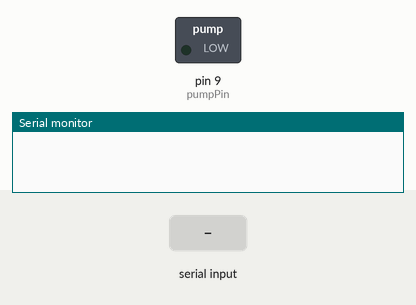
This sketch was run on a simulated Arduino Uno, built with avr-gcc and run on an emulated ATmega328P. Shown: switched loads named in the sketch (green lamp = pin HIGH), the last lines printed to the serial monitor. The inputs (shaded band) are chosen by the test bench.

Above: at 0.1 s.
At 16.5 s:
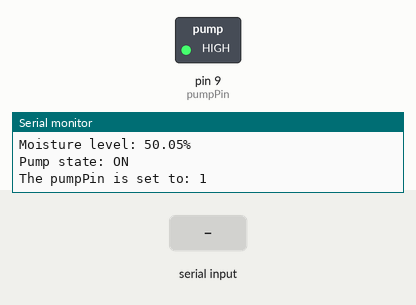
16.6 s: "busy 1\n" received over the second serial link
Timing chart, 0 to 19.6 s (numbered marks = the images above; inputs shaded):
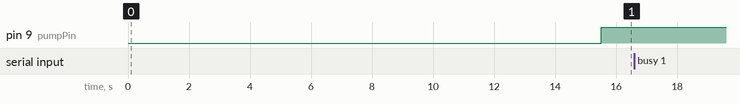

The sketch:

SoilMoistureControl.ino
```cpp
/**
  Name: moisture_controlled_motor_slave
  Purpose: measures the water moisture content in the plant soil and activates a pump when the moisture is below a MOISTURE_SETPOINT value.
  Send the values to the master and receive instructions
  @author: Enrico Ghidoni
  @version: 1.0 23/04/20
*/

// Libraries =========================================================================================|
#include <SoftwareSerial.h>       // To interface with the LoRa device

// Variables =========================================================================================|
// Pump
const int pumpPin = 9;                // Pin to activate the motor
int pumpState = 0;                // Represent whether the pump is on or off
int activatePump = 0;             // Boolean to activate the pumo from the master

// Moisture sensor
const int moisturePin = A0;               // Pin for the moisture sensor
const int maximumMoistureValue = 1023;    // Maximum value measurable by the moisture sensor
const int moistureSetpoint = 800;          // Moisture setpoint to activate the pump
float moistureRead;                       // Reading from the moisture sensor [0-maximumMoistureValue]
float moistureValue;                      // Moisture value normalized from the moisture sensor [%]

// LoRa device
#define LORA_PINTX 3          // Connected to the lora RX (D6 in the ESP, change it if you use arduino)
#define LORA_PINRX 2          // Connected to the lora TX (D5), was 14 in Marco's sketch
const int FREQ_1 = 863000000;  // Radio frequency for data transmission [Hz] for the 3 blocks
const int FREQ_2 = 864000000;
const int FREQ_3 = 865000000;
const int FREQ_B = 866000000;
const int WATCHDOG = 10000;    // Timer used to detect malfunctions in rx (or tx? or both?)
const int SLEEP_TIME;          // Max sleep time is 4'294'967'296 ms
String str, data_str;          // String
int data, instr;               // data and instuctions for communication LoRa-server
int data_tx;                   // Data to be sent to the master
int data_rx;                   // Data received from the master
SoftwareSerial loraSerial(LORA_PINRX, LORA_PINTX);

// Setup ==============================================================================================|
void setup()
  {
    pinMode(pumpPin, OUTPUT);    // Setup the digital pin to activate the motor
    Serial.begin(9600);           // Initiate the serial output on screen
    setupLora(loraSerial);                  // Setup the LoRa device with the function defined below
    Serial.println("Setup complete ===============================================================|");
    Serial.print("pumpState : ");
    Serial.println(pumpState);
  }

// Loop ===============================================================================================|
void loop()
  {
    // Plant moisture control==========================================================================|
    // Logic: read the moisture and the value from the server and activate the pump accordingly
    moistureRead = analogRead(moisturePin);
    moistureValue = moistureRead/maximumMoistureValue * 100;
    if (moistureRead < moistureSetpoint)
      {
        pumpState = 1;
      }
    else
      {
        pumpState = 0;
      }

    // Output of the block: print on the serial screen and activate or deactivate the pump
    Serial.println("\n|================================================================================|");
    Serial.println("SOIL MOISTURE CONTROL");
    Serial.print("moistureRead < moistureSetpoint: ");
    Serial.println((moistureRead < moistureSetpoint));
//    Serial.print("Moisture setpoint: ");
//    Serial.println(moistureSetpoint);
//    Serial.print("Moisture read: ");
//    Serial.println(moistureRead);
    Serial.print("Moisture level: ");
    Serial.print(moistureValue);
    Serial.println("%");
    Serial.print("Pump state: ");
    if (pumpState == 1)
      {
        Serial.println("ON");
        digitalWrite(pumpPin, HIGH);
      }
    else
      {
        Serial.println("OFF");
        digitalWrite(pumpPin, LOW);
      }
    Serial.print("The pumpPin is set to: ");
    Serial.println(digitalRead(pumpPin));
    delay(3000);

    Serial.println("~~~~~~~~~~");

    // LoRa loop - Reception and transmission
    /*
      Coherently with the scheme drawn by Marco.
      1. The LoRa module receives the sync message, using the receiveSync function and wait for the necessary time (for what?).
      2. Switch to the frequency of the block.
      3. Send the data to the master and check it is sent correctly.
      4. Receive instructions from the master.
      5. Execute the instructions.
      6. Set the LoRa module in sleep mode until the next iteration.
    */


    // 1. Wait for the sync message
    Serial.println("COMMUNICATION WITH THE MASTER");
    Serial.println("Waiting for the sync message...");
    receiveSync(loraSerial);
    delay(4000);

    // 2. Switch to freq 3
    loraSerial.print("radio set freq ");
    loraSerial.println(FREQ_3);
    str = loraSerial.readStringUntil('\n');

    // 3. Send data to the master and check it is sent correctly
    Serial.println("Sending data to the master...");
    data_tx = moistureValue;
    loraSerial.print("radio tx ");
    loraSerial.println(data_tx);  // *** PUT HERE THE DATA TO SEND TO THE MASTER ***
    // ADD pumpState
    checkTransmission(loraSerial);

    // 4. Receive instructions from master block
    Serial.println("Waiting for instructions from the master...");
    data_rx = receiveData(loraSerial);
    Serial.print("Data received from the master: ");
    Serial.println(data_rx);

    // 5. Execute the instructions
    delay(1000);

    // 6. Set the lora module in sleep mode untile the next iteration
    loraSerial.print("sys sleep ");     // Puts the system to speed for the specified number of ms (SLEEP_TIME)
    loraSerial.println(SLEEP_TIME);
    str = loraSerial.readStringUntil('\n');

  }

// ============================================================================================|
// Functions used in the setup and loop
/** Function ==================================================================================|
  function name: setupLora
  Setup the LoRa component for data exchange with the master.
*/
void setupLora(SoftwareSerial loraSerial)
  {
    loraSerial.begin(9600);                     // Serial communication to RN2483
    loraSerial.setTimeout(1000);                // Sets the maximum time (ms) to wait for serial data. Default = 1000 ms

    loraSerial.listen();                        // Enables the selected SoftwareSerial object to listen

    loraSerial.println("sys get ver");          // Returns information on hardware platform, firmware version and release date
                                                // From Marco: prints data to the transmit pin of the SoftwareSerial object followed by a carriage return and line feed
    str = loraSerial.readStringUntil('\n');     // Reads characters from the serial buffer into the String str up until a terminator (newline in this case).
    Serial.println(str);                        // Print data to the serial port

    loraSerial.println("mac pause");            // Pauses LoRaWAN stack functionality to allow transceiver (radio) configuration. Necessary before radio commands
    str = loraSerial.readStringUntil('\n');
    Serial.println(str);

    loraSerial.println("radio set mod lora");   // Set the module Modulation mode to LoRa
    str = loraSerial.readStringUntil('\n');
    Serial.println(str);

    loraSerial.print("radio set freq ");        // Set the current operation frequency for the radio to FREQ_B
    loraSerial.println(FREQ_B);
    str = loraSerial.readStringUntil('\n');
    Serial.println(str);

    loraSerial.println("radio set pwr 3");      // Set the output power level used by the radio during tx to max power 14 dBm. -3 is the min, 3 good for power saving
    str = loraSerial.readStringUntil('\n');
    Serial.println(str);

    loraSerial.println("radio set sf sf7");     //Set the requested spreading factor (SF); min range, fast data rate, minimum battery impact
    str = loraSerial.readStringUntil('\n');
    Serial.println(str);

    loraSerial.println("radio set afcbw 41.7"); // Sets the value used by the automatic frequency correction bandwidth
    str = loraSerial.readStringUntil('\n');
    Serial.println(str);

    loraSerial.println("radio set rxbw 125");   // Set the operational receive bandwith: lower receiver bw equals better link budget / signal noise ratio (→ less noise)
    str = loraSerial.readStringUntil('\n');
    Serial.println(str);

    loraSerial.println("radio set prlen 8");    // Sets the preamble length used during tx
    str = loraSerial.readStringUntil('\n');
    Serial.println(str);

    loraSerial.println("radio set crc on");     // Set if a cycle redundancy check (CRC) is to be used; able to correct single-bit errors and detect many multiple-bit errors
    str = loraSerial.readStringUntil('\n');
    Serial.println(str);

    loraSerial.println("radio set iqi off");    // Set if IQ inversion is to be used
    str = loraSerial.readStringUntil('\n');
    Serial.println(str);

    loraSerial.println("radio set cr 4/5");     // Set the coding rate used by the radio: every 4 useful bits are going to be encoded by 5 transmission bits
    str = loraSerial.readStringUntil('\n');
    Serial.println(str);

    loraSerial.print("radio set wdt ");         // Set the time-out limit for the whatch dog timer, disable (set to 0) for continuous reception
    loraSerial.println(WATCHDOG);
    str = loraSerial.readStringUntil('\n');
    Serial.println(str);

    loraSerial.println("radio set sync 12");    // Set the sync word used
    str = loraSerial.readStringUntil('\n');
    Serial.println(str);

    // For a fixed SF, a narrower bandwidth will increase sensitivity as the bit rate is reduced;
    // this means more time-on-air, so more battery consumption, but it's easier to receive
    loraSerial.println("radio set bw 125");     // Set the value used for the radio bandwith  (can be 125, 250, 500)
    str = loraSerial.readStringUntil('\n');
    Serial.println(str);
  }

// ============================================================================================|

/** Function ==================================================================================|
  function name: receiveSync
  Function used to sync the slave with the master, similar to receiveData but without saving the data.
*/
//very similar to receiveData, but it does not save the data
//change the 1 after radio_rx if you change the sync message

void receiveSync(SoftwareSerial loraSerial)
  {
    loraSerial.println("radio rx 0");                  // Set the receiver in Continuous Reception mode
    str = loraSerial.readStringUntil('\n');
    delay(20);
    if ( str.indexOf("ok") == 0 )                      // Check if the parameters are correct, and we are in rx mode
      {
        str = String("");
        while(str=="")
          {
            str = loraSerial.readStringUntil('\n');
          }
        if ( str.indexOf("radio_rx 1") == 0 )          // Receive the response from the master: if 1 all good
          {
            Serial.println("└── Sync message received.");
          }
        else if ( str.indexOf("radio_err") == 0 )      //
          {
            Serial.println("└── Reception was not succesful, reception time has occurred.");
          }
        else
          {
            Serial.println("└── Sync message not received, without any expected response. Is the transceiver well connected?");
          }
      }
    else if ( str.indexOf("invalid_param") == 0)
      {
        Serial.println("└── Parameter not valid");
      }
    else if ( str.indexOf("busy") == 0)
      {
        Serial.println("└── Reception not succesful, the transceiver is currently busy.");
      }
    else
      {
        Serial.println("└── Radio not going into Reception mode without any expected response. Is the transceiver well connected?");
      }
  }

// ============================================================================================|

/** Function
  function name: checkTransmission
  Prints in the serial monitor "message sent correctly" if there are no errors, or "transmission failed"
  After sending "radio tx <data>", the module prints two messages.
    1. "ok" if the parameters are correct and the module is in tx mode, OR something like "invalid param" if there is a problem.
       Check the RN2483 user manual on DTU Learn, week 5 for details on the exact message.
    2. "radio_tx_ok" if the transmission was successfull.
*/
void checkTransmission(SoftwareSerial loraSerial)
  {
    str = loraSerial.readStringUntil('\n');
    delay(20);
    if ( str.indexOf("ok") == 0 ) //check if the parameters are correct, and we are in tx mode
      {
        str = String("");
        while(str=="")
          {
            str = loraSerial.readStringUntil('\n');
          }
        if (str.indexOf("radio_tx_ok") == 0)  //checking if data was sent correctly
          {
            Serial.println("└── Message sent correctly."); //printing received data
          }
        else if (str.indexOf("radio_err") == 0)
          {
            Serial.println("└── Transmission interrupted by radio Watchdog Timer time-out.");
          }
        else
          {
            Serial.println("└── Transmission failed without any expected response.");
          }
      }
    else if (str.indexOf("invalid_param") == 0)
      {
        Serial.println("└── Parameter not valid.");
      }
    else if (str.indexOf("busy") == 0)
      {
        Serial.println("└── Transceiver currently busy.");
      }
    else
      {
        Serial.println("└── Transmission failed without any expected response. Is the transceiver well connected?");
      }
  }

// ============================================================================================|

/** Function
  function name: receiveData
  After we use the command "radio rx 0", the module goes in continous reception mode until it receives something or untile the whatchdog timer expires
  After the command, the module prints two messages.
  the first one is "ok" if the parameters are correct and the module is in rx mode, or something like "invalid param" if there is a problem.
  check the RN2483 user manual on dtu Learn, week 5 if you need the exact message
  the second one is "radio_rx <data>" if the reception was successfull
  this function takes the data received, it prints it in the serial monitor and it saves it as an int in the variable "data"
*/

int receiveData(SoftwareSerial loraSerial)
  {
    int data_rx=0;
    loraSerial.println("radio rx 0");               // Set the receiver in Continuous Reception mode
    str = loraSerial.readStringUntil('\n');
    delay(20);
    if ( str.indexOf("ok") == 0 )                   // Parameter is valid and the transceiver is congifured in Receive mode
      {
        str = String("");
        while(str=="")
          {
            str = loraSerial.readStringUntil('\n');
          }
        if ( str.indexOf("radio_rx") == 0 )         // Check if reception was succesful, meaning radio_rx <data>
          {
            Serial.println("└── Data received");
            int space_index = str.indexOf(' ');
            data_str = str.substring(space_index + 1); //keeps only the <data> part of the string
            data_rx = data_str.toInt(); //trnasforms the string into an int
          }
        else if ( str.indexOf("radio_err") == 0 )
          {
            Serial.println("└── Reception not succesful, reception time-out occurred.");
          }
        else
          {
            Serial.println("└── Reception not succesful without an expected response.");
          }
      }
    else if ( str.indexOf ("invalid_param") == 0 )
      {
        Serial.println("└── Reception failed because parameter is not valid");
      }
    else if (str.indexOf ("busy") == 0)
      {
        Serial.println("└── Reception failed because the transceiver is busy.");
      }
    else
      {
        Serial.println("└── Reception failed without any expected response. Is the transceiver well connected?");
      }
    return data;
  }
```
